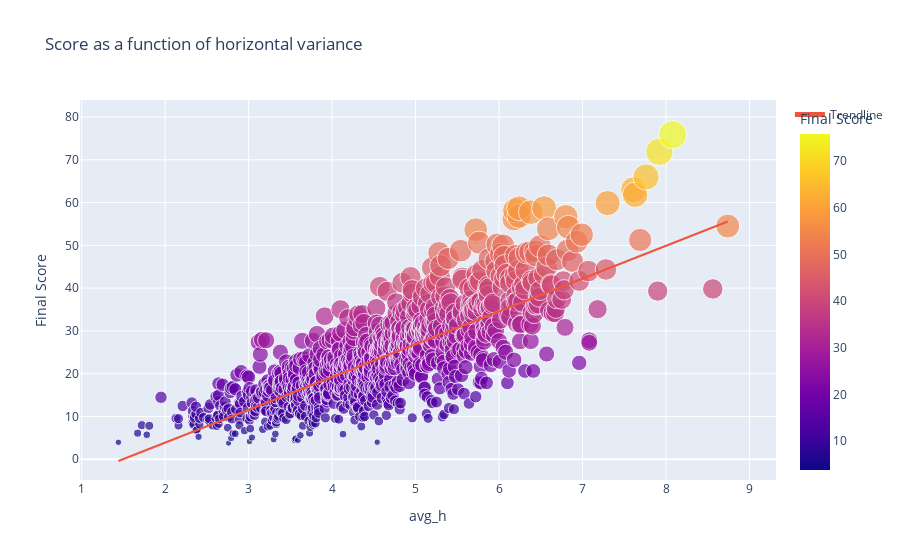
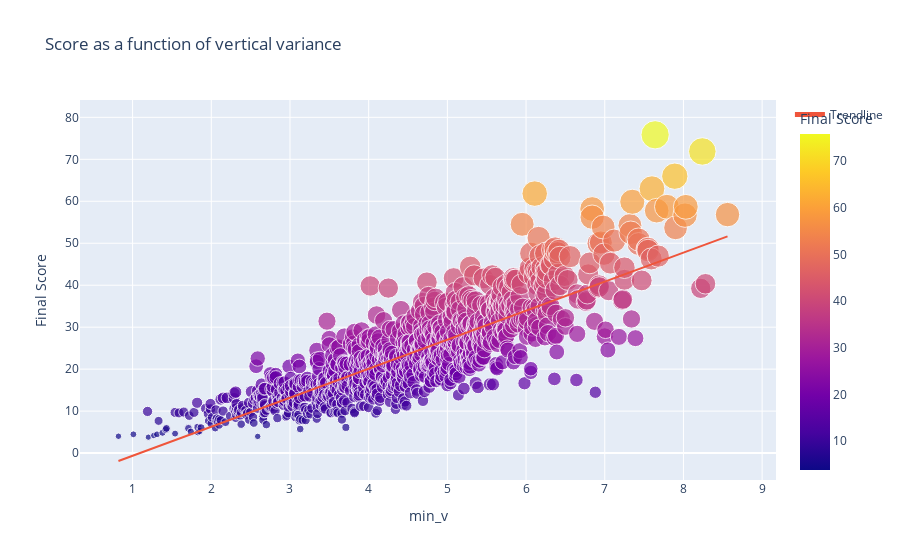

The code cell stored with these charts, in order, in its notebook:
### Code cell
tmp = pd.DataFrame()
tmp["x"] = avg_h_vec
tmp["y"] = final_score_vec
tmp.sort_values(by=['x'], inplace=True)
plot_result(tmp, "avg_h", "Final Score", "Score as a function of horizontal variance")

tmp = pd.DataFrame()
tmp["x"] = min_v_vec
tmp["y"] = final_score_vec
tmp.sort_values(by=['x'], inplace=True)
plot_result(tmp, "min_v", "Final Score", "Score as a function of vertical variance")

### Figure 1 — Plotly figure (JSON) as saved in the notebook; plotly's stock layout.template omitted (floating-point values rounded to 4 significant figures; data arrays with more than 128 entries replaced by an {"elided": "..."} marker saying what was removed)
{"data": [{"hovertemplate": "avg_h=%{x}<br>Final Score=%{marker.color}<extra></extra>", "legendgroup": "", "marker": {"color": {"elided": "1000 float values"}, "coloraxis": "coloraxis", "size": {"elided": "1000 float values"}, "sizemode": "area", "sizeref": 0.1896, "symbol": "circle"}, "mode": "markers", "name": "", "orientation": "v", "showlegend": false, "type": "scatter", "x": {"elided": "1000 float values"}, "xaxis": "x", "y": {"elided": "1000 float values"}, "yaxis": "y"}, {"mode": "lines", "name": "Trendline", "type": "scatter", "x": {"elided": "1000 float values"}, "y": {"elided": "1000 float values"}}], "layout": {"coloraxis": {"colorbar": {"title": {"text": "Final Score"}}, "colorscale": [[0, "#0d0887"], [0.1111, "#46039f"], [0.2222, "#7201a8"], [0.3333, "#9c179e"], [0.4444, "#bd3786"], [0.5556, "#d8576b"], [0.6667, "#ed7953"], [0.7778, "#fb9f3a"], [0.8889, "#fdca26"], [1, "#f0f921"]]}, "legend": {"itemsizing": "constant", "tracegroupgap": 0}, "title": {"text": "Score as a function of horizontal variance"}, "xaxis": {"anchor": "y", "domain": [0, 1], "title": {"text": "avg_h"}}, "yaxis": {"anchor": "x", "domain": [0, 1], "title": {"text": "Final Score"}}}}

### Figure 2 — Plotly figure (JSON) as saved in the notebook; plotly's stock layout.template omitted (floating-point values rounded to 4 significant figures; data arrays with more than 128 entries replaced by an {"elided": "..."} marker saying what was removed)
{"data": [{"hovertemplate": "min_v=%{x}<br>Final Score=%{marker.color}<extra></extra>", "legendgroup": "", "marker": {"color": {"elided": "1000 float values"}, "coloraxis": "coloraxis", "size": {"elided": "1000 float values"}, "sizemode": "area", "sizeref": 0.1896, "symbol": "circle"}, "mode": "markers", "name": "", "orientation": "v", "showlegend": false, "type": "scatter", "x": {"elided": "1000 float values"}, "xaxis": "x", "y": {"elided": "1000 float values"}, "yaxis": "y"}, {"mode": "lines", "name": "Trendline", "type": "scatter", "x": {"elided": "1000 float values"}, "y": {"elided": "1000 float values"}}], "layout": {"coloraxis": {"colorbar": {"title": {"text": "Final Score"}}, "colorscale": [[0, "#0d0887"], [0.1111, "#46039f"], [0.2222, "#7201a8"], [0.3333, "#9c179e"], [0.4444, "#bd3786"], [0.5556, "#d8576b"], [0.6667, "#ed7953"], [0.7778, "#fb9f3a"], [0.8889, "#fdca26"], [1, "#f0f921"]]}, "legend": {"itemsizing": "constant", "tracegroupgap": 0}, "title": {"text": "Score as a function of vertical variance"}, "xaxis": {"anchor": "y", "domain": [0, 1], "title": {"text": "min_v"}}, "yaxis": {"anchor": "x", "domain": [0, 1], "title": {"text": "Final Score"}}}}
